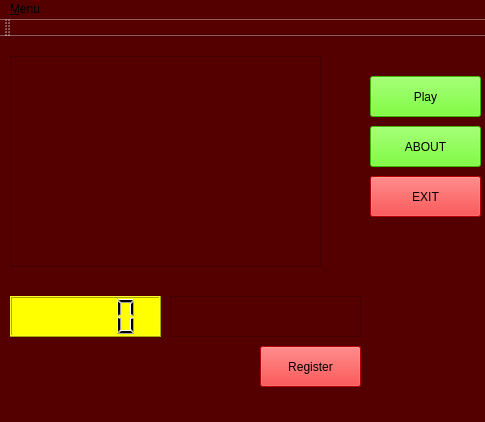
<?xml version="1.0" encoding="UTF-8"?>
<ui version="4.0">
 <class>DeltaForce</class>
 <widget class="QMainWindow" name="DeltaForce">
  <property name="geometry">
   <rect>
    <x>0</x>
    <y>0</y>
    <width>485</width>
    <height>422</height>
   </rect>
  </property>
  <property name="maximumSize">
   <size>
    <width>485</width>
    <height>422</height>
   </size>
  </property>
  <property name="windowTitle">
   <string>Hitman Contracts</string>
  </property>
  <property name="styleSheet">
   <string notr="true">background-color: rgb(85, 0, 0);</string>
  </property>
  <widget class="QWidget" name="centralWidget">
   <widget class="QFrame" name="frame">
    <property name="geometry">
     <rect>
      <x>10</x>
      <y>20</y>
      <width>311</width>
      <height>211</height>
     </rect>
    </property>
    <property name="styleSheet">
     <string notr="true">border-image: url(:/hitman.JPG);</string>
    </property>
    <property name="frameShape">
     <enum>QFrame::StyledPanel</enum>
    </property>
    <property name="frameShadow">
     <enum>QFrame::Raised</enum>
    </property>
   </widget>
   <widget class="QLCDNumber" name="lcdNumber">
    <property name="geometry">
     <rect>
      <x>10</x>
      <y>260</y>
      <width>151</width>
      <height>41</height>
     </rect>
    </property>
    <property name="styleSheet">
     <string notr="true">background-color: rgb(255, 255, 0);
color: rgb(0, 0, 0);</string>
    </property>
   </widget>
   <widget class="QPushButton" name="pushButton">
    <property name="geometry">
     <rect>
      <x>370</x>
      <y>40</y>
      <width>111</width>
      <height>41</height>
     </rect>
    </property>
    <property name="styleSheet">
     <string notr="true">background-color: rgb(85, 255, 0);</string>
    </property>
    <property name="text">
     <string>Play</string>
    </property>
   </widget>
   <widget class="QPushButton" name="pushButton_2">
    <property name="geometry">
     <rect>
      <x>260</x>
      <y>310</y>
      <width>101</width>
      <height>41</height>
     </rect>
    </property>
    <property name="styleSheet">
     <string notr="true">background-color: rgb(255, 0, 0);</string>
    </property>
    <property name="text">
     <string>Register</string>
    </property>
   </widget>
   <widget class="QPushButton" name="pushButton_3">
    <property name="geometry">
     <rect>
      <x>370</x>
      <y>90</y>
      <width>111</width>
      <height>41</height>
     </rect>
    </property>
    <property name="styleSheet">
     <string notr="true">background-color: rgb(85, 255, 0);</string>
    </property>
    <property name="text">
     <string>ABOUT</string>
    </property>
   </widget>
   <widget class="QPushButton" name="pushButton_4">
    <property name="geometry">
     <rect>
      <x>370</x>
      <y>140</y>
      <width>111</width>
      <height>41</height>
     </rect>
    </property>
    <property name="styleSheet">
     <string notr="true">background-color: rgb(255, 0, 0);</string>
    </property>
    <property name="text">
     <string>EXIT</string>
    </property>
   </widget>
   <widget class="QFrame" name="frame_2">
    <property name="geometry">
     <rect>
      <x>170</x>
      <y>260</y>
      <width>191</width>
      <height>41</height>
     </rect>
    </property>
    <property name="styleSheet">
     <string notr="true">border-image: url(:/Capture.JPG);</string>
    </property>
    <property name="frameShape">
     <enum>QFrame::StyledPanel</enum>
    </property>
    <property name="frameShadow">
     <enum>QFrame::Raised</enum>
    </property>
   </widget>
  </widget>
  <widget class="QMenuBar" name="menuBar">
   <property name="geometry">
    <rect>
     <x>0</x>
     <y>0</y>
     <width>485</width>
     <height>21</height>
    </rect>
   </property>
   <widget class="QMenu" name="menu_Menu">
    <property name="title">
     <string>&amp;Menu</string>
    </property>
    <addaction name="action_Register"/>
    <addaction name="separator"/>
    <addaction name="action_About"/>
    <addaction name="separator"/>
    <addaction name="action_Exit"/>
   </widget>
   <addaction name="menu_Menu"/>
  </widget>
  <widget class="QToolBar" name="mainToolBar">
   <attribute name="toolBarArea">
    <enum>TopToolBarArea</enum>
   </attribute>
   <attribute name="toolBarBreak">
    <bool>false</bool>
   </attribute>
  </widget>
  <widget class="QStatusBar" name="statusBar"/>
  <action name="action_Register">
   <property name="text">
    <string>&amp;Register</string>
   </property>
  </action>
  <action name="action_About">
   <property name="text">
    <string>&amp;About</string>
   </property>
  </action>
  <action name="action_Exit">
   <property name="text">
    <string>&amp;Exit</string>
   </property>
  </action>
 </widget>
 <layoutdefault spacing="6" margin="11"/>
 <resources/>
 <connections/>
</ui>
